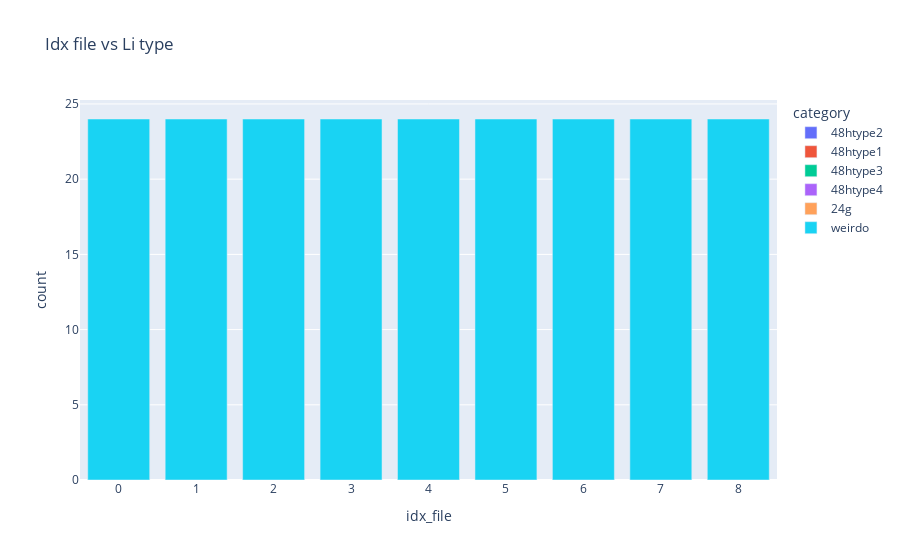

The notebook cell saved with this chart:
### Code cell
labelling.get_amount_type(file_loc_important_cols_sorted, litype, el = "Li")
df_amount_type_sorted = mapping_labelling.plot_amount_type(file_loc_important_cols_sorted, litype, el, style, category_labels)

### Figure 1 — Plotly figure (JSON) as saved in the notebook; plotly's stock layout.template omitted (floating-point values rounded to 4 significant figures)
{"data": [{"alignmentgroup": "True", "hovertemplate": "category=48htype2<br>idx_file=%{x}<br>count=%{y}<extra></extra>", "legendgroup": "48htype2", "marker": {"color": "#636efa", "pattern": {"shape": ""}}, "name": "48htype2", "offsetgroup": "48htype2", "orientation": "v", "showlegend": true, "textposition": "auto", "type": "bar", "x": [0, 1, 2, 3, 4, 5, 6, 7, 8], "xaxis": "x", "y": [0, 0, 0, 0, 0, 0, 0, 0, 0], "yaxis": "y"}, {"alignmentgroup": "True", "hovertemplate": "category=48htype1<br>idx_file=%{x}<br>count=%{y}<extra></extra>", "legendgroup": "48htype1", "marker": {"color": "#EF553B", "pattern": {"shape": ""}}, "name": "48htype1", "offsetgroup": "48htype1", "orientation": "v", "showlegend": true, "textposition": "auto", "type": "bar", "x": [0, 1, 2, 3, 4, 5, 6, 7, 8], "xaxis": "x", "y": [0, 0, 0, 0, 0, 0, 0, 0, 0], "yaxis": "y"}, {"alignmentgroup": "True", "hovertemplate": "category=48htype3<br>idx_file=%{x}<br>count=%{y}<extra></extra>", "legendgroup": "48htype3", "marker": {"color": "#00cc96", "pattern": {"shape": ""}}, "name": "48htype3", "offsetgroup": "48htype3", "orientation": "v", "showlegend": true, "textposition": "auto", "type": "bar", "x": [0, 1, 2, 3, 4, 5, 6, 7, 8], "xaxis": "x", "y": [0, 0, 0, 0, 0, 0, 0, 0, 0], "yaxis": "y"}, {"alignmentgroup": "True", "hovertemplate": "category=48htype4<br>idx_file=%{x}<br>count=%{y}<extra></extra>", "legendgroup": "48htype4", "marker": {"color": "#ab63fa", "pattern": {"shape": ""}}, "name": "48htype4", "offsetgroup": "48htype4", "orientation": "v", "showlegend": true, "textposition": "auto", "type": "bar", "x": [0, 1, 2, 3, 4, 5, 6, 7, 8], "xaxis": "x", "y": [0, 0, 0, 0, 0, 0, 0, 0, 0], "yaxis": "y"}, {"alignmentgroup": "True", "hovertemplate": "category=24g<br>idx_file=%{x}<br>count=%{y}<extra></extra>", "legendgroup": "24g", "marker": {"color": "#FFA15A", "pattern": {"shape": ""}}, "name": "24g", "offsetgroup": "24g", "orientation": "v", "showlegend": true, "textposition": "auto", "type": "bar", "x": [0, 1, 2, 3, 4, 5, 6, 7, 8], "xaxis": "x", "y": [0, 0, 0, 0, 0, 0, 0, 0, 0], "yaxis": "y"}, {"alignmentgroup": "True", "hovertemplate": "category=weirdo<br>idx_file=%{x}<br>count=%{y}<extra></extra>", "legendgroup": "weirdo", "marker": {"color": "#19d3f3", "pattern": {"shape": ""}}, "name": "weirdo", "offsetgroup": "weirdo", "orientation": "v", "showlegend": true, "textposition": "auto", "type": "bar", "x": [0, 1, 2, 3, 4, 5, 6, 7, 8], "xaxis": "x", "y": [24, 24, 24, 24, 24, 24, 24, 24, 24], "yaxis": "y"}], "layout": {"barmode": "relative", "legend": {"title": {"text": "category"}, "tracegroupgap": 0}, "title": {"text": "Idx file vs Li type"}, "xaxis": {"anchor": "y", "domain": [0, 1], "title": {"text": "idx_file"}}, "yaxis": {"anchor": "x", "domain": [0, 1], "title": {"text": "count"}}}}
